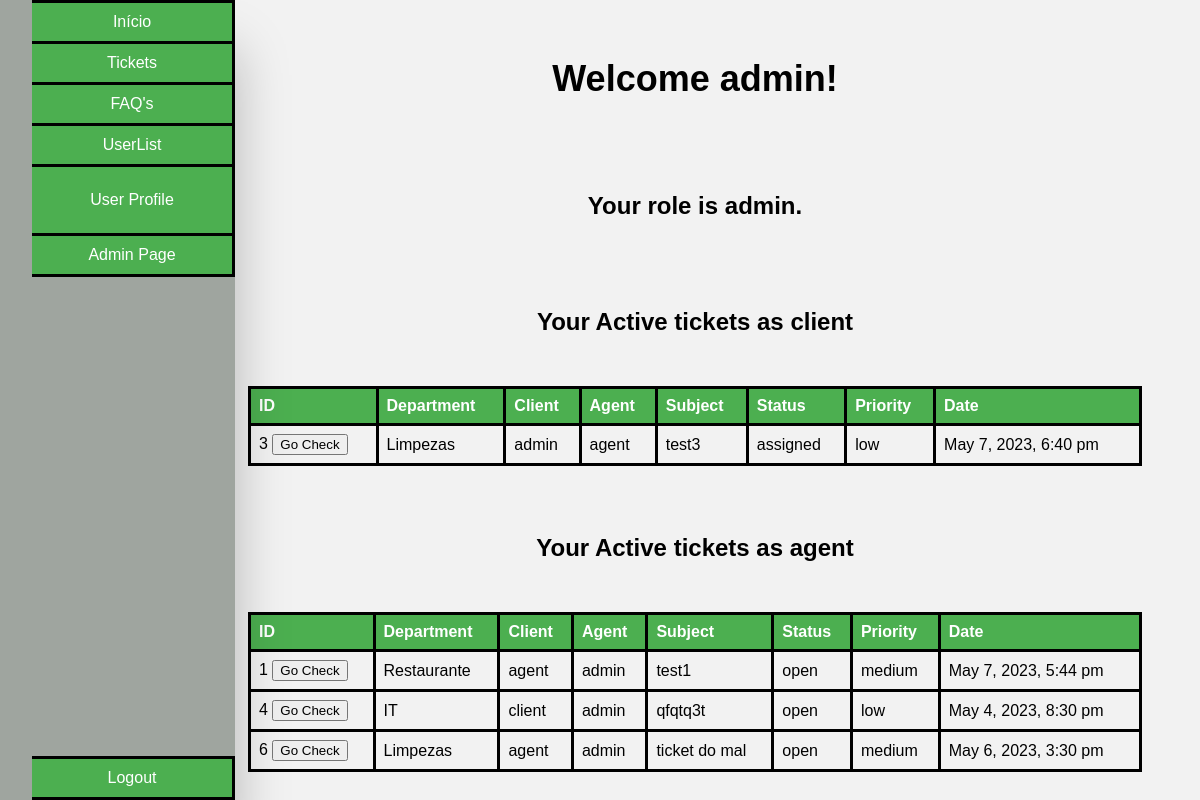
The page /index.php (signed in) on the database its author committed.
### tables this page shows
CREATE TABLE user(
    id INTEGER PRIMARY KEY,
    name VARCHAR(50) NOT NULL,
    username VARCHAR(50) UNIQUE NOT NULL,
    email VARCHAR(50) UNIQUE NOT NULL,
    password VARCHAR(255) NOT NULL,
    role VARCHAR(10) CHECK(role = 'client' or role = 'agent' or role = 'admin') NOT NULL
);

CREATE TABLE tickets(
    id INTEGER PRIMARY KEY,
    department_id INTEGER,
    client_id INTEGER,
    agent_id INTEGER,
    subject VARCHAR(200) NOT NULL,
    description TEXT NOT NULL,
    status VARCHAR(10) CHECK(status = 'open' or status = 'assigned' or status = 'closed') NOT NULL,
    priority VARCHAR(10) CHECK(priority = 'low' or priority = 'medium' or priority ='high') NOT NULL,
    created_at DATETIME NOT NULL,
    updated_at DATETIME,
    FOREIGN KEY (department_id) REFERENCES department(id),
    FOREIGN KEY (client_id) REFERENCES user(id),
    FOREIGN KEY (agent_id) REFERENCES user(id)
);

CREATE TABLE department(
    id INTEGER PRIMARY KEY,
    name VARCHAR(50) NOT NULL
);

### functions.php (the view, shortened to what this page needs)
<?php
function searchUser($id){
    $db = getDatabaseConnection();
    $stmt = $db->prepare('SELECT * FROM user WHERE id = ?');
    $stmt->execute(array($id));
    return $stmt->fetch();
}
function getTicketsTableForUser($paramter){
    $db = getDatabaseConnection();
    $user = searchUser($_SESSION["user_id"]);
    if($paramter == 0){
        $stmt = $db->prepare('SELECT * FROM tickets WHERE client_id = ?');
        $stmt->execute(array($user["id"]));
        $tickets = $stmt->fetchAll();
    }
    else if($paramter == 1){
        $stmt = $db->prepare('SELECT * FROM tickets WHERE agent_id = ?');
        $stmt->execute(array($user["id"]));
        $tickets = $stmt->fetchAll();
    }
    else if($paramter == 2){
        $stmt = $db->prepare('SELECT * FROM tickets');
        $stmt->execute();
        $tickets = $stmt->fetchAll();
    }
    foreach ($tickets as $ticket) {
        $stmt = $db->prepare('SELECT * FROM department WHERE id = ?');
        $stmt->execute(array($ticket['department_id']));
        $department = $stmt->fetch();
        $stmt = $db->prepare('SELECT * FROM user WHERE id = ?');
        $stmt->execute(array($ticket['client_id']));
        $c_user = $stmt->fetch();
        $stmt = $db->prepare('SELECT * FROM user WHERE id = ?');
        $stmt->execute(array($ticket['agent_id']));
        $a_user = $stmt->fetch();
        echo "<tr>
            <td>" .$ticket['id']. "   <button onclick=sendDataTicket('". $ticket['id'] ."')>Go Check</button></td>
            <td>" . $department['name'] . "</td>
            <td>" . $c_user['name'] . "</td>
            <td>" . $a_user['name'] . "</td>
            <td>" . $ticket['subject'] . "</td>
            <td>" . $ticket['status'] . "</td>
            <td>" . $ticket['priority'] . "</td>
            <td>" . $ticket['updated_at'] . "</td>
            </tr>";
}
}
?>

### index.php (shortened to what this page needs)
<?php
   require_once('functions.php');
   $user = searchUser($_SESSION["user_id"]);
?>
<!DOCTYPE html>
<html lang="en-US">
<link rel="stylesheet" href="css/style_index.css">
   <head>
   </head>
   <body>
    <div class="container_master">
        <div class="container">
        <ul class="buttons">
            <li class="index"><a href="index.php">Início</a></li>
            <li class="tickets"><a href="tickets.php">Tickets</a></li>
            <li class="faqs"><a href="faqs.php">FAQ's</a></li>
            <li class="users"><a href="users.php">UserList</a></li>
            <li class="profile"><button onclick="sendDataUser('<?php echo $user['username'] ?>')">User Profile</button></li>
            <?php if($user["role"] == "admin"): ?>
            <li class="admin_page"><a href="admin_page.php">Admin Page</a></li>
            <?php endif; ?>
            <li class="logout"><a href="logout.php">Logout</a></li>
        </ul>
        </div>
      <div class="content">
      <h1>Welcome <?php echo $user["username"]?>!</h1>
      <br>
      <h2>Your role is <?php echo $user["role"]?>.</h2>
      <br>
      <h2>Your Active tickets as client</h2>
      <table>
        <thead>
            <tr>
                <th>ID</th>
                <th>Department</th>
                <th>Client</th>
                <th>Agent</th>
                <th>Subject</th>
                <th>Status</th>
                <th>Priority</th>
                <th>Date</th>
            </tr>
        </thead>
        <tbody>
            <?php
               getTicketsTableForUser(0);
            ?>
        </tbody>
      </table>
      <?php if($user["role"] != "client"):?>
      <br>
      <h2>Your Active tickets as agent</h2>
      <table>
        <thead>
            <tr>
                <th>ID</th>
                <th>Department</th>
                <th>Client</th>
                <th>Agent</th>
                <th>Subject</th>
                <th>Status</th>
                <th>Priority</th>
                <th>Date</th>
            </tr>
        </thead>
        <tbody>
            <?php
               getTicketsTableForUser(1);
            ?>
        </tbody>
      </table>
      <?php endif; ?>
      </div> <?php  ?>
      </div> <?php  ?>
   </body>
</html>

### css/style_index.css (style rules this page uses)
body { font-family: Arial, sans-serif; background-color: #f2f2f2; }
.buttons .admin_page { border-bottom: solid 3px black; }
.buttons .logout { border-bottom: solid 3px black; }
.buttons li { background-color: #4CAF50; text-decoration: none; color: white; border: none; color: white; padding: 10px 20px; text-align: center; text-decoration: none; display: inline-block; font-size: 16px; cursor: pointer; width: 10em; border-top: solid 3px black; border-right: solid 3px black; }
.buttons { margin-top: 0%; }
.buttons button { background-color: #4CAF50; border: none; color: white; padding: 10px 20px; text-align: center; text-decoration: none; display: inline-block; font-size: 16px; margin: 4px 2px; cursor: pointer; }
.buttons a { color: white; text-decoration: none; }
table { border-collapse: collapse; width: 100%; margin-top: 50px; }
th, td { text-align: left; padding: 8px; border-bottom: solid 3px black; border: solid 3px black; }
th { background-color: #4CAF50; color: white; }
tr:nth-child(even) { background-color: #f2f2f2; }
h1, h2 { text-align: center; margin-top: 50px; }
h1 { font-size: 36px; font-weight: bold; }
h2 { font-size: 24px; }
.logout { position: fixed; bottom: 0; }
.container_master { display: flex; justify-content: space-between; margin: 0 50px; margin-top: 0; }
.container { display: flex; justify-content: space-between; margin-left: -5.5%; background-color: #9fa59f; height: 100%; position: fixed; bottom: 0; box-shadow: 0 50px 50px rgba(0, 0, 0, 0.25); }
.buttons { display: flex; flex-direction: column; align-items: flex-start; }
.content { flex: 1; margin-left: 190px; width: 50em; }

### rows shown on the page
user: username "admin", role "admin"
tickets: id "3", department.name "Limpezas", client.name "admin", agent.name "agent", subject "test3", status "assigned", priority "low", updated_at "May 7, 2023, 6:40 pm"
tickets: id "1", department.name "Restaurante", client.name "agent", agent.name "admin", subject "test1", status "open", priority "medium", updated_at "May 7, 2023, 5:44 pm"
tickets: id "4", department.name "IT", client.name "client", agent.name "admin", subject "qfqtq3t", status "open", priority "low", updated_at "May 4, 2023, 8:30 pm"
tickets: id "6", department.name "Limpezas", client.name "agent", agent.name "admin", subject "ticket do mal", status "open", priority "medium", updated_at "May 6, 2023, 3:30 pm"
